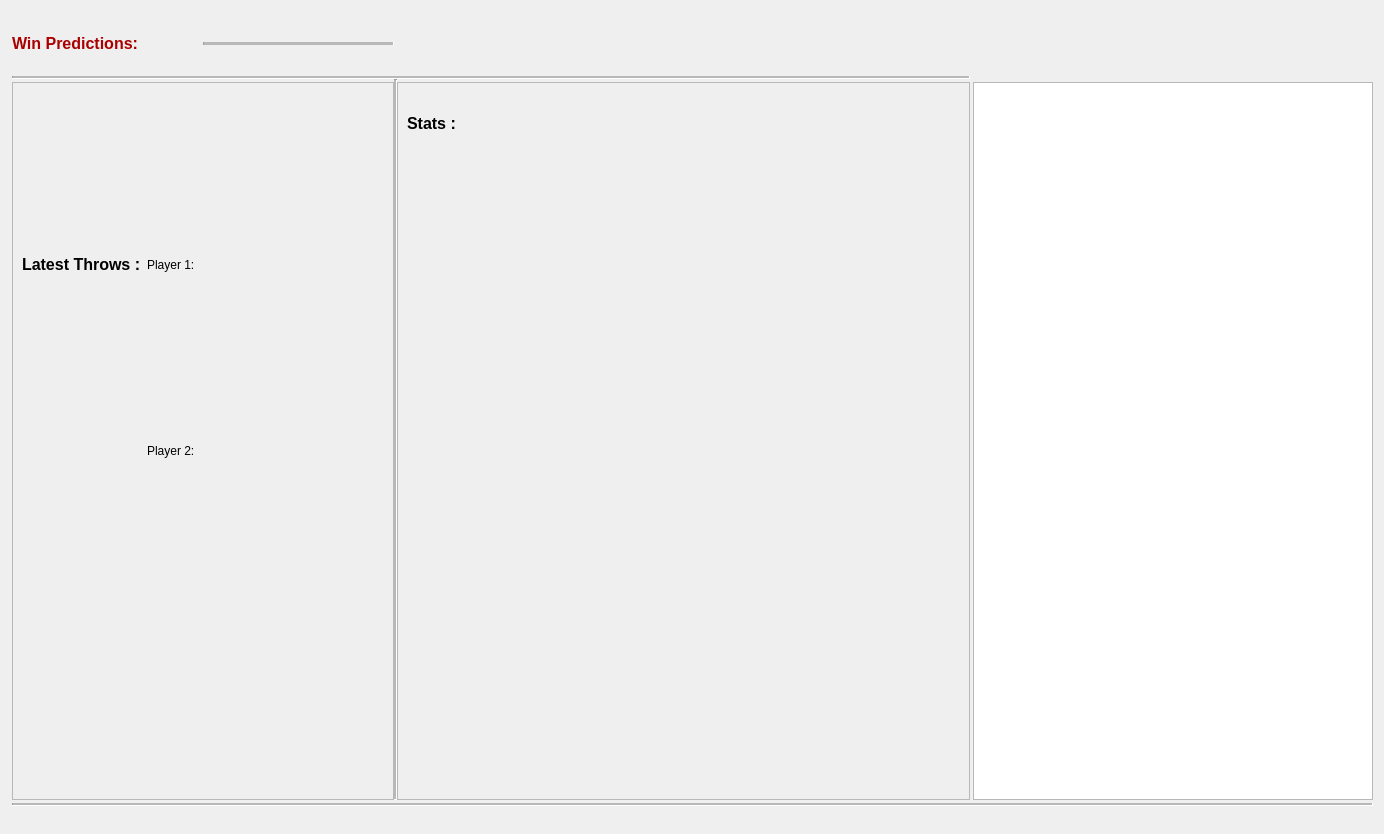
<?xml version="1.0" encoding="UTF-8"?>
<ui version="4.0">
 <class>AudienceView</class>
 <widget class="QDialog" name="AudienceView">
  <property name="geometry">
   <rect>
    <x>0</x>
    <y>0</y>
    <width>1384</width>
    <height>834</height>
   </rect>
  </property>
  <property name="cursor">
   <cursorShape>ArrowCursor</cursorShape>
  </property>
  <property name="windowTitle">
   <string>Dialog</string>
  </property>
  <layout class="QGridLayout" name="gridLayout">
   <property name="leftMargin">
    <number>12</number>
   </property>
   <property name="horizontalSpacing">
    <number>0</number>
   </property>
   <property name="verticalSpacing">
    <number>3</number>
   </property>
   <item row="7" column="6">
    <widget class="Line" name="line_2">
     <property name="midLineWidth">
      <number>2</number>
     </property>
     <property name="orientation">
      <enum>Qt::Vertical</enum>
     </property>
    </widget>
   </item>
   <item row="9" column="7">
    <widget class="QTableWidget" name="tableWidget">
     <property name="maximumSize">
      <size>
       <width>400</width>
       <height>16777215</height>
      </size>
     </property>
    </widget>
   </item>
   <item row="8" column="2" rowspan="2">
    <widget class="Line" name="line_6">
     <property name="midLineWidth">
      <number>2</number>
     </property>
     <property name="orientation">
      <enum>Qt::Vertical</enum>
     </property>
    </widget>
   </item>
   <item row="9" column="3" colspan="3">
    <widget class="QFrame" name="frame">
     <property name="minimumSize">
      <size>
       <width>58</width>
       <height>0</height>
      </size>
     </property>
     <property name="frameShape">
      <enum>QFrame::StyledPanel</enum>
     </property>
     <property name="frameShadow">
      <enum>QFrame::Raised</enum>
     </property>
     <layout class="QVBoxLayout" name="verticalLayout">
      <item>
       <widget class="QLabel" name="MainStatsLable">
        <property name="text">
         <string>&lt;html&gt;&lt;head/&gt;&lt;body&gt;&lt;p&gt;&lt;span style=&quot; font-size:12pt; font-weight:600;&quot;&gt;Stats :&lt;/span&gt;&lt;/p&gt;&lt;/body&gt;&lt;/html&gt;</string>
        </property>
       </widget>
      </item>
      <item>
       <widget class="QLabel" name="MatchStats">
        <property name="text">
         <string/>
        </property>
       </widget>
      </item>
      <item>
       <widget class="QLabel" name="BothP1AndP2Stats">
        <property name="text">
         <string/>
        </property>
       </widget>
      </item>
      <item>
       <widget class="QLabel" name="PersonalStats">
        <property name="text">
         <string/>
        </property>
       </widget>
      </item>
      <item>
       <widget class="QLabel" name="NumberOf180s">
        <property name="text">
         <string/>
        </property>
       </widget>
      </item>
      <item>
       <widget class="QLabel" name="StatisticsDisplay">
        <property name="text">
         <string/>
        </property>
       </widget>
      </item>
      <item>
       <widget class="QLabel" name="Player2Stats">
        <property name="text">
         <string/>
        </property>
       </widget>
      </item>
      <item>
       <widget class="QLabel" name="RankedStats">
        <property name="text">
         <string/>
        </property>
       </widget>
      </item>
      <item>
       <widget class="QLabel" name="CurrentPlayer">
        <property name="text">
         <string/>
        </property>
       </widget>
      </item>
      <item>
       <widget class="QLabel" name="WinPercentages">
        <property name="text">
         <string/>
        </property>
       </widget>
      </item>
     </layout>
    </widget>
   </item>
   <item row="1" column="6" rowspan="6" colspan="2">
    <widget class="QLabel" name="label_8">
     <property name="text">
      <string/>
     </property>
     <property name="pixmap">
      <pixmap>../../../Pictures/RaidLOGO.PNG</pixmap>
     </property>
    </widget>
   </item>
   <item row="4" column="1">
    <widget class="Line" name="line_5">
     <property name="midLineWidth">
      <number>3</number>
     </property>
     <property name="orientation">
      <enum>Qt::Horizontal</enum>
     </property>
    </widget>
   </item>
   <item row="7" column="0" rowspan="2" colspan="6">
    <widget class="Line" name="line">
     <property name="midLineWidth">
      <number>2</number>
     </property>
     <property name="orientation">
      <enum>Qt::Horizontal</enum>
     </property>
    </widget>
   </item>
   <item row="5" column="1">
    <widget class="QLabel" name="label_4">
     <property name="text">
      <string/>
     </property>
    </widget>
   </item>
   <item row="4" column="0">
    <widget class="QLabel" name="label">
     <property name="text">
      <string>&lt;html&gt;&lt;head/&gt;&lt;body&gt;&lt;p&gt;&lt;span style=&quot; font-size:12pt; font-weight:600; color:#aa0000;&quot;&gt;Win Predictions:&lt;/span&gt;&lt;/p&gt;&lt;/body&gt;&lt;/html&gt;</string>
     </property>
    </widget>
   </item>
   <item row="3" column="1">
    <widget class="QLabel" name="label_5">
     <property name="text">
      <string/>
     </property>
    </widget>
   </item>
   <item row="11" column="4" rowspan="3" colspan="4">
    <widget class="QLabel" name="label_3">
     <property name="text">
      <string/>
     </property>
     <property name="pixmap">
      <pixmap>../../../../../Pictures/RaidLOGO.PNG</pixmap>
     </property>
     <property name="scaledContents">
      <bool>false</bool>
     </property>
    </widget>
   </item>
   <item row="10" column="0" colspan="8">
    <widget class="Line" name="line_3">
     <property name="midLineWidth">
      <number>2</number>
     </property>
     <property name="orientation">
      <enum>Qt::Horizontal</enum>
     </property>
    </widget>
   </item>
   <item row="9" column="0" colspan="2">
    <widget class="QFrame" name="frame_2">
     <property name="frameShape">
      <enum>QFrame::StyledPanel</enum>
     </property>
     <property name="frameShadow">
      <enum>QFrame::Raised</enum>
     </property>
     <layout class="QGridLayout" name="gridLayout_2">
      <item row="1" column="1" alignment="Qt::AlignLeft|Qt::AlignTop">
       <widget class="QLabel" name="PlayerTwoLabel">
        <property name="text">
         <string>Player 2:</string>
        </property>
       </widget>
      </item>
      <item row="0" column="0" alignment="Qt::AlignHCenter|Qt::AlignVCenter">
       <widget class="QLabel" name="label_2">
        <property name="text">
         <string>&lt;html&gt;&lt;head/&gt;&lt;body&gt;&lt;p&gt;&lt;span style=&quot; font-size:12pt; font-weight:600;&quot;&gt;Latest Throws :&lt;/span&gt;&lt;/p&gt;&lt;/body&gt;&lt;/html&gt;</string>
        </property>
       </widget>
      </item>
      <item row="0" column="1" alignment="Qt::AlignLeft|Qt::AlignVCenter">
       <widget class="QLabel" name="PlayerOneLabel">
        <property name="text">
         <string>Player 1:</string>
        </property>
       </widget>
      </item>
      <item row="0" column="3" alignment="Qt::AlignLeft|Qt::AlignVCenter">
       <widget class="QLabel" name="PlayerOneLastThrowLabel">
        <property name="text">
         <string> </string>
        </property>
       </widget>
      </item>
      <item row="1" column="3" alignment="Qt::AlignLeft|Qt::AlignTop">
       <widget class="QLabel" name="PlayerTwoLastThrowLabel">
        <property name="text">
         <string> </string>
        </property>
       </widget>
      </item>
     </layout>
    </widget>
   </item>
  </layout>
  <zorder>line</zorder>
  <zorder>line_6</zorder>
  <zorder>label_3</zorder>
  <zorder>line_3</zorder>
  <zorder>line_2</zorder>
  <zorder>frame</zorder>
  <zorder>frame_2</zorder>
  <zorder>tableWidget</zorder>
  <zorder>label_8</zorder>
  <zorder>label_5</zorder>
  <zorder>line_5</zorder>
  <zorder>label_4</zorder>
  <zorder>label</zorder>
 </widget>
 <resources/>
 <connections/>
</ui>
